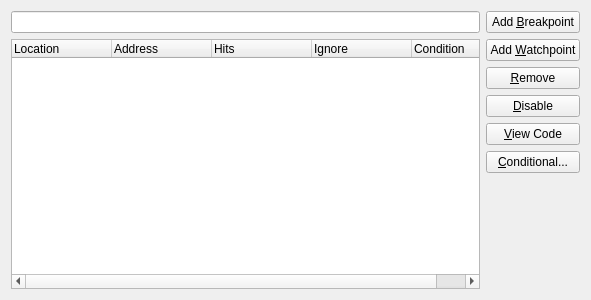
<?xml version="1.0" encoding="UTF-8"?>
<ui version="4.0">
 <class>BrkPtBase</class>
 <widget class="QWidget" name="BrkPtBase">
  <property name="geometry">
   <rect>
    <x>0</x>
    <y>0</y>
    <width>591</width>
    <height>300</height>
   </rect>
  </property>
  <property name="windowTitle">
   <string>Form</string>
  </property>
  <layout class="QHBoxLayout" name="horizontalLayout">
   <item>
    <layout class="QVBoxLayout" name="verticalLayout_2">
     <item>
      <widget class="QLineEdit" name="bpEdit">
       <property name="clearButtonEnabled">
        <bool>true</bool>
       </property>
      </widget>
     </item>
     <item>
      <widget class="QTreeWidget" name="bpList">
       <property name="rootIsDecorated">
        <bool>false</bool>
       </property>
       <column>
        <property name="text">
         <string>Location</string>
        </property>
       </column>
       <column>
        <property name="text">
         <string>Address</string>
        </property>
       </column>
       <column>
        <property name="text">
         <string>Hits</string>
        </property>
       </column>
       <column>
        <property name="text">
         <string>Ignore</string>
        </property>
       </column>
       <column>
        <property name="text">
         <string>Condition</string>
        </property>
       </column>
      </widget>
     </item>
    </layout>
   </item>
   <item>
    <layout class="QVBoxLayout" name="verticalLayout">
     <item>
      <widget class="QPushButton" name="btAddBP">
       <property name="text">
        <string>Add &amp;Breakpoint</string>
       </property>
      </widget>
     </item>
     <item>
      <widget class="QPushButton" name="btAddWP">
       <property name="text">
        <string>Add &amp;Watchpoint</string>
       </property>
      </widget>
     </item>
     <item>
      <widget class="QPushButton" name="btRemove">
       <property name="text">
        <string>&amp;Remove</string>
       </property>
      </widget>
     </item>
     <item>
      <widget class="QPushButton" name="btEnaDis">
       <property name="text">
        <string>&amp;Disable</string>
       </property>
      </widget>
     </item>
     <item>
      <widget class="QPushButton" name="btViewCode">
       <property name="text">
        <string>&amp;View Code</string>
       </property>
      </widget>
     </item>
     <item>
      <widget class="QPushButton" name="btConditional">
       <property name="text">
        <string>&amp;Conditional...</string>
       </property>
      </widget>
     </item>
     <item>
      <spacer name="verticalSpacer">
       <property name="orientation">
        <enum>Qt::Vertical</enum>
       </property>
       <property name="sizeHint" stdset="0">
        <size>
         <width>20</width>
         <height>40</height>
        </size>
       </property>
      </spacer>
     </item>
    </layout>
   </item>
  </layout>
 </widget>
 <tabstops>
  <tabstop>bpEdit</tabstop>
  <tabstop>bpList</tabstop>
  <tabstop>btAddBP</tabstop>
  <tabstop>btAddWP</tabstop>
  <tabstop>btRemove</tabstop>
  <tabstop>btEnaDis</tabstop>
  <tabstop>btViewCode</tabstop>
  <tabstop>btConditional</tabstop>
 </tabstops>
 <resources/>
 <connections/>
</ui>
